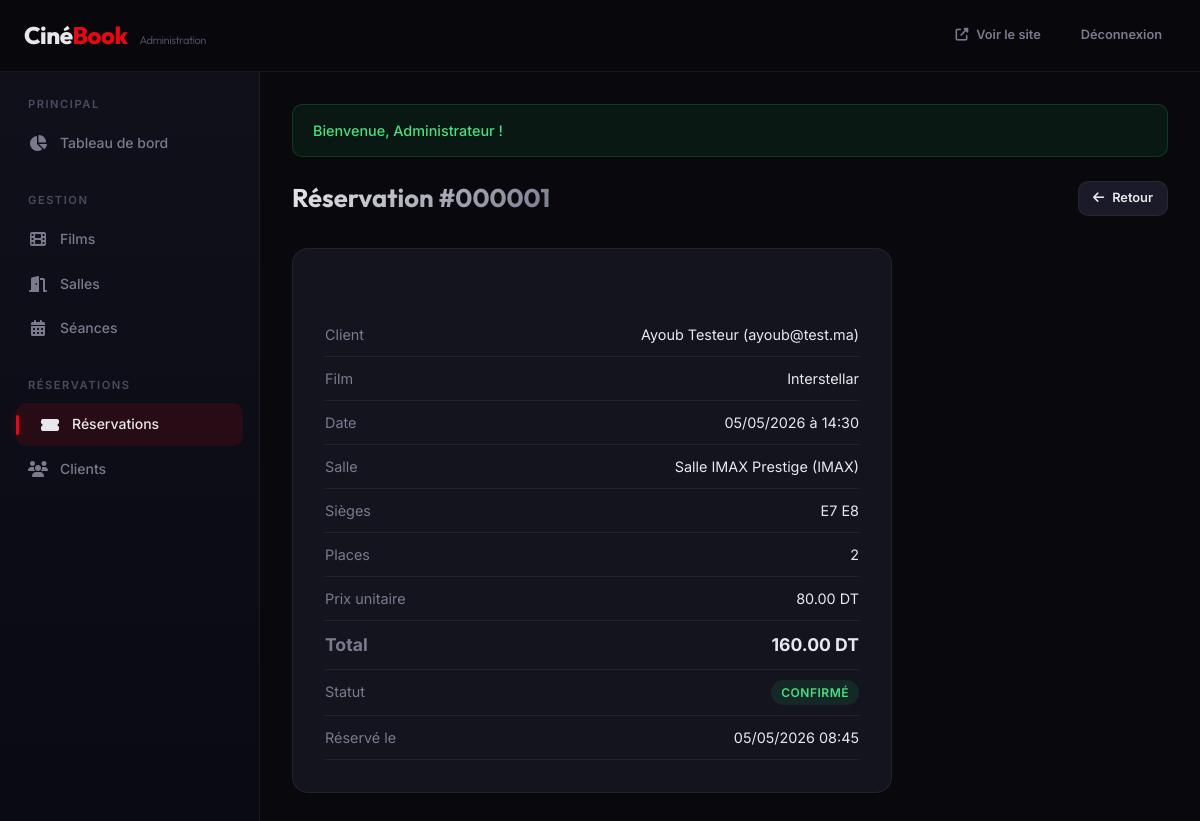
The page /index.php?page=admin-bookings&action=detail&id=1 (signed in) on the database its author committed.
### tables this page shows
CREATE TABLE IF NOT EXISTS bookings (
    id INT AUTO_INCREMENT PRIMARY KEY,
    user_id INT NOT NULL,
    screening_id INT NOT NULL,
    total_seats INT NOT NULL DEFAULT 1,
    total_price DECIMAL(10, 2) NOT NULL,
    status ENUM('en_attente', 'confirme', 'annule') DEFAULT 'en_attente',
    booked_at DATETIME DEFAULT CURRENT_TIMESTAMP,
    FOREIGN KEY (user_id) REFERENCES users(id) ON DELETE CASCADE,
    FOREIGN KEY (screening_id) REFERENCES screenings(id) ON DELETE CASCADE
);

CREATE TABLE IF NOT EXISTS users (
    id INT AUTO_INCREMENT PRIMARY KEY,
    name VARCHAR(100) NOT NULL,
    email VARCHAR(150) NOT NULL UNIQUE,
    password VARCHAR(255) NOT NULL,
    phone VARCHAR(20) DEFAULT NULL,
    role ENUM('user', 'admin') DEFAULT 'user',
    is_active TINYINT(1) DEFAULT 1,
    created_at DATETIME DEFAULT CURRENT_TIMESTAMP,
    updated_at DATETIME DEFAULT CURRENT_TIMESTAMP ON UPDATE CURRENT_TIMESTAMP
);

CREATE TABLE IF NOT EXISTS movies (
    id INT AUTO_INCREMENT PRIMARY KEY,
    title VARCHAR(200) NOT NULL,
    description TEXT,
    poster VARCHAR(500) DEFAULT NULL,
    trailer_url VARCHAR(500) DEFAULT NULL,
    duration_min INT NOT NULL DEFAULT 90,
    genre VARCHAR(100) NOT NULL,
    release_date DATE DEFAULT NULL,
    rating VARCHAR(10) DEFAULT 'TP',
    is_active TINYINT(1) DEFAULT 1,
    created_at DATETIME DEFAULT CURRENT_TIMESTAMP,
    updated_at DATETIME DEFAULT CURRENT_TIMESTAMP ON UPDATE CURRENT_TIMESTAMP
);

CREATE TABLE IF NOT EXISTS screenings (
    id INT AUTO_INCREMENT PRIMARY KEY,
    movie_id INT NOT NULL,
    hall_id INT NOT NULL,
    show_date DATE NOT NULL,
    show_time TIME NOT NULL,
    price DECIMAL(8, 2) NOT NULL DEFAULT 50.00,
    is_active TINYINT(1) DEFAULT 1,
    created_at DATETIME DEFAULT CURRENT_TIMESTAMP,
    FOREIGN KEY (movie_id) REFERENCES movies(id) ON DELETE CASCADE,
    FOREIGN KEY (hall_id) REFERENCES halls(id) ON DELETE CASCADE
);

CREATE TABLE IF NOT EXISTS halls (
    id INT AUTO_INCREMENT PRIMARY KEY,
    name VARCHAR(100) NOT NULL,
    rows_count INT NOT NULL DEFAULT 8,
    cols_count INT NOT NULL DEFAULT 12,
    hall_type ENUM('Standard', 'IMAX', 'VIP') DEFAULT 'Standard',
    is_active TINYINT(1) DEFAULT 1,
    created_at DATETIME DEFAULT CURRENT_TIMESTAMP
);

CREATE TABLE IF NOT EXISTS booking_seats (
    id INT AUTO_INCREMENT PRIMARY KEY,
    booking_id INT NOT NULL,
    seat_row CHAR(1) NOT NULL,
    seat_number INT NOT NULL,
    FOREIGN KEY (booking_id) REFERENCES bookings(id) ON DELETE CASCADE,
    UNIQUE KEY unique_seat_screening (booking_id, seat_row, seat_number)
);

### config/database.php (called while the page is built, shortened)
<?php
function getDB(): PDO
{
    static $pdo = null;
    if ($pdo === null) {
        $dsn = "mysql:host=" . DB_HOST . ";dbname=" . DB_NAME . ";charset=" . DB_CHARSET;
        $options = [
            PDO::ATTR_ERRMODE            => PDO::ERRMODE_EXCEPTION,
            PDO::ATTR_DEFAULT_FETCH_MODE => PDO::FETCH_ASSOC,
            PDO::ATTR_EMULATE_PREPARES   => false,
        ];
        try {
            $pdo = new PDO($dsn, DB_USER, DB_PASS, $options);
        } catch (PDOException $e) {
            die("Erreur de connexion à la base de données : " . $e->getMessage());
        }
    }
    return $pdo;
}

### models/Booking.php (called while the page is built, shortened)
<?php
class Booking
{
    private PDO $db;
    public function __construct()
    {
        $this->db = getDB();
    }
    public function findById(int $id): ?array
    {
        $stmt = $this->db->prepare(
            "SELECT b.*, u.name as user_name, u.email as user_email,
                    s.show_date, s.show_time, s.price as unit_price,
                    m.title as movie_title, m.poster as movie_poster,
                    h.name as hall_name, h.hall_type
             FROM bookings b
             INNER JOIN users u ON b.user_id = u.id
             INNER JOIN screenings s ON b.screening_id = s.id
             INNER JOIN movies m ON s.movie_id = m.id
             INNER JOIN halls h ON s.hall_id = h.id
             WHERE b.id = ?"
        );
        $stmt->execute([$id]);
        $booking = $stmt->fetch();
        return $booking ?: null;
    }
    public function getSeats(int $bookingId): array
    {
        $stmt = $this->db->prepare(
            "SELECT seat_row, seat_number FROM booking_seats WHERE booking_id = ? ORDER BY seat_row, seat_number"
        );
        $stmt->execute([$bookingId]);
        return $stmt->fetchAll();
    }
}

### helpers/validation.php (called while the page is built, shortened)
<?php
function e(?string $value): string
{
    return htmlspecialchars($value ?? '', ENT_QUOTES, 'UTF-8');
}

### views/admin/bookings/detail.php (the view, shortened to what this page needs)
<?php require_once __DIR__ . '/../../layouts/admin_header.php'; ?>
<div class="admin-page-header">
    <h1>Réservation #<?= str_pad($booking['id'], 6, '0', STR_PAD_LEFT) ?></h1>
    <a href="<?= BASE_URL ?>/index.php?page=admin-bookings" class="btn btn-secondary btn-sm"><i class="fas fa-arrow-left"></i> Retour</a>
</div>
<div style="max-width:600px;">
    <div class="card" style="padding:32px;">
        <div class="confirm-details">
            <div class="detail-row"><span class="label">Client</span><span><?= e($booking['user_name']) ?> (<?= e($booking['user_email']) ?>)</span></div>
            <div class="detail-row"><span class="label">Film</span><span><?= e($booking['movie_title']) ?></span></div>
            <div class="detail-row"><span class="label">Date</span><span><?= date('d/m/Y', strtotime($booking['show_date'])) ?> à <?= date('H:i', strtotime($booking['show_time'])) ?></span></div>
            <div class="detail-row"><span class="label">Salle</span><span><?= e($booking['hall_name']) ?> (<?= e($booking['hall_type']) ?>)</span></div>
            <div class="detail-row"><span class="label">Sièges</span><span><?php foreach ($seats as $s) echo $s['seat_row'].$s['seat_number'].' '; ?></span></div>
            <div class="detail-row"><span class="label">Places</span><span><?= $booking['total_seats'] ?></span></div>
            <div class="detail-row"><span class="label">Prix unitaire</span><span><?= number_format($booking['unit_price'], 2) ?> DT</span></div>
            <div class="detail-row" style="font-weight:700;font-size:1.1rem;"><span class="label">Total</span><span><?= number_format($booking['total_price'], 2) ?> DT</span></div>
            <div class="detail-row">
                <span class="label">Statut</span>
                <?php $sc = match($booking['status']) { 'confirme'=>'badge-success','annule'=>'badge-danger',default=>'badge-warning' }; ?>
                <span class="badge <?= $sc ?>"><?= e(BOOKING_STATUSES[$booking['status']] ?? $booking['status']) ?></span>
            </div>
            <div class="detail-row"><span class="label">Réservé le</span><span><?= date('d/m/Y H:i', strtotime($booking['booked_at'])) ?></span></div>
        </div>
    </div>
</div>
<?php require_once __DIR__ . '/../../layouts/admin_footer.php'; ?>

### assets/css/style.css (style rules this page uses)
:root { --bg-primary: #08080d; --bg-secondary: #10101a; --bg-card: #14141f; --bg-elevated: #1a1a28; --bg-input: #12121e; --accent: #e50914; --accent-hover: #ff1a26; --accent-gold: #f5c518; --accent-blue: #3b82f6; --text-primary: #e8e8ec; --text-secondary: #7a7a8e; --text-muted: #4a4a5e; --border: rgba(255,255,255,0.06); --border-hover: rgba(255,255,255,0.12); --radius: 10px; --radius-lg: 16px; --shadow: 0 4px 24px rgba(0,0,0,0.4); --shadow-lg: 0 8px 40px rgba(0,0,0,0.6); --transition: 0.25s cubic-bezier(0.4,0,0.2,1); --font-body: 'Inter', -apple-system, sans-serif; --font-display: 'Outfit', 'Inter', sans-serif; --max-width: 1280px; --header-height: 72px; }
*, *::before, *::after { box-sizing: border-box; margin: 0; padding: 0; }
html { scroll-behavior: smooth; -webkit-font-smoothing: antialiased; }
body { font-family: var(--font-body); background: var(--bg-primary); color: var(--text-primary); line-height: 1.6; min-height: 100vh; }
a { color: inherit; text-decoration: none; }
h1, h2, h3, h4 { font-family: var(--font-display); font-weight: 700; line-height: 1.2; }
h1 { font-size: 2.5rem; }
.btn { display: inline-flex; align-items: center; justify-content: center; gap: 8px; padding: 10px 24px; border-radius: var(--radius); font-weight: 600; font-size: 0.875rem; border: none; cursor: pointer; transition: all var(--transition); text-decoration: none; white-space: nowrap; }
.btn-secondary { background: var(--bg-elevated); color: var(--text-primary); border: 1px solid var(--border); }
.btn-sm { padding: 6px 14px; font-size: 0.8rem; }
.card { background: var(--bg-card); border: 1px solid var(--border); border-radius: var(--radius-lg); overflow: hidden; transition: all var(--transition); }
.badge { display: inline-flex; align-items: center; padding: 3px 10px; border-radius: 20px; font-size: 0.75rem; font-weight: 600; text-transform: uppercase; letter-spacing: 0.5px; }
.badge-success { background: rgba(22,163,74,0.15); color: #4ade80; }
.confirm-details { text-align: left; margin-top: 32px; }
.confirm-details .detail-row { display: flex; justify-content: space-between; padding: 10px 0; border-bottom: 1px solid var(--border); font-size: 0.9rem; }
.confirm-details .detail-row .label { color: var(--text-secondary); }

### assets/css/admin.css (style rules this page uses)
.admin-page-header { display: flex; align-items: center; justify-content: space-between; margin-bottom: 32px; }
.admin-page-header h1 { font-size: 1.6rem; font-weight: 700; background: linear-gradient(135deg, var(--text-primary) 0%, var(--text-secondary) 100%); -webkit-background-clip: text; -webkit-text-fill-color: transparent; background-clip: text; }

### rows shown on the page
bookings: id "000001", user.name "Ayoub Testeur", user.email "ayoub@test.ma", movies.title "Interstellar", screening.show_date "05/05/2026", screening.show_time "14:30", halls.name "Salle IMAX Prestige", halls.hall_type "IMAX", total_seats "2", screening.price "80.00", total_price "160.00", status "CONFIRMÉ", booked_at "05/05/2026 08:45"
booking_seats: seat_row "E", seat_number "7"
booking_seats: seat_row "E", seat_number "8"

### other values the page prints
$flashSuccess "Bienvenue, Administrateur !"
